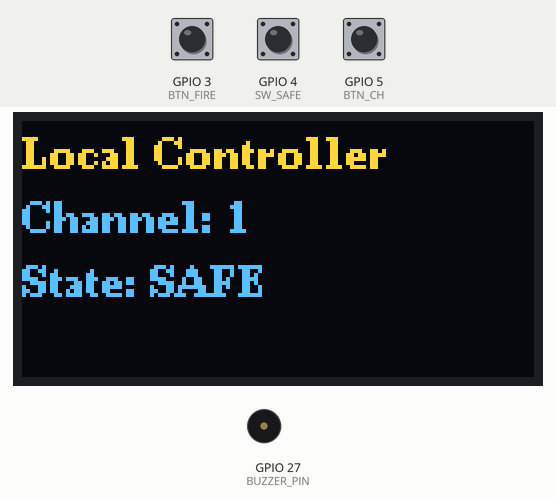
Simulated run of this sketch. Board: ESP32. Parts: 128×64 one-colour display, buzzer (waves = sounding, pin HIGH). The test bench sets the inputs (shaded band); at power-on: GPIO 4 (SW_SAFE) HIGH, GPIO 5 (BTN_CH) HIGH, GPIO 3 (BTN_FIRE) HIGH. The OLED is the two-colour kind (top 16 rows yellow); the modem accepts every AT command (registered, SIM ready, sends succeed) and sends nothing else; what the sketch prints to the serial monitor is not drawn.

Above: at 7.4 s.
7.5 s: GPIO 4 (SW_SAFE) pulled LOW for 0.15 s
At 7.62 s:
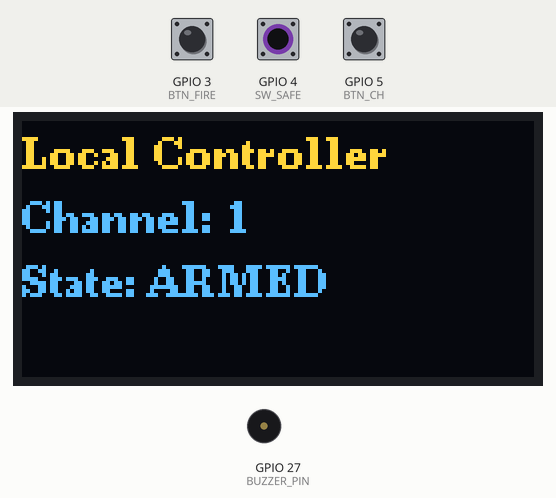
9.2 s: GPIO 5 (BTN_CH) pulled LOW for 0.15 s
At 10.1 s:
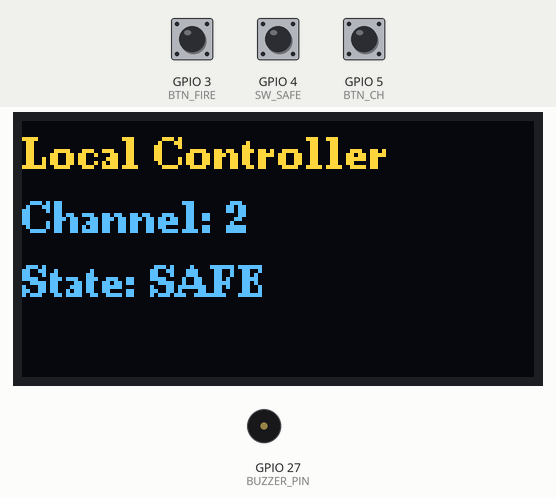
10.8 s: GPIO 5 (BTN_CH) pulled LOW for 1 s
13.3 s: GPIO 4 (SW_SAFE) pulled LOW for 1 s
At 14.1 s:
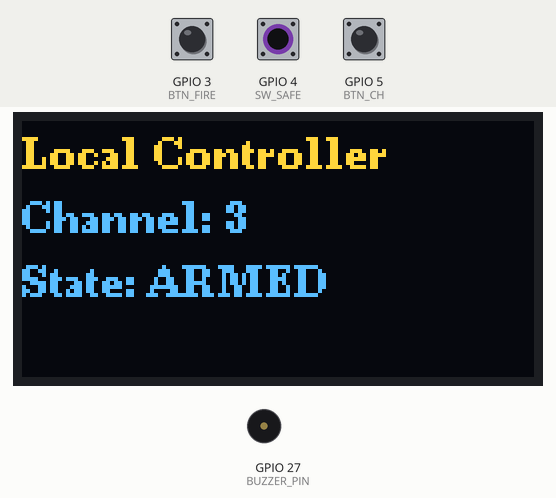
17.4 s: GPIO 4 (SW_SAFE) pulled LOW for 3.2 s
Timing chart, 0 to 20.4 s (numbered marks = the images above; inputs shaded):
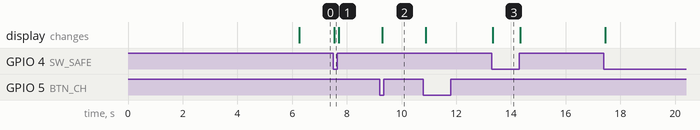

Measured:
- after the input at 7.5 s, the display: changes after 0.05 s (image 1)
- after the input at 9.2 s, the display: changes after 0.10 s (image 2)
- after the input at 13.3 s, the display: changes at once (image 3)

The sketch:

remote_ignitor_TX.ino
```cpp
#include <Wire.h>
#include <U8g2lib.h>

HardwareSerial loraSerial(2); // LoRa 模組使用 Serial Port 2
U8G2_SH1106_128X64_NONAME_F_HW_I2C u8g2(U8G2_R0, /* reset=*/ U8X8_PIN_NONE);

#define RX 16 // LoRa Rx
#define TX 17 // LoRa Tx

#define BTN_CH 5   // 切換通道按鈕
#define BTN_FIRE 3  // 點火按鈕
#define SW_SAFE 4   // 保險開關 (ON=允許點火, OFF=禁止點火)

#define BUZZER_PIN 27 // 蜂鳴器

int currentChannel = 1; // 當前通道

//按鈕去彈跳
unsigned long lastDebounceTime_CH = 0;   // 通道按鈕的計時器
unsigned long lastDebounceTime_FIRE = 0; // 點火按鈕的計時器
unsigned long debounceDelay = 50;        // 50毫秒的去彈跳延遲

//儲存按鈕的穩定
bool lastStableState_CH = HIGH;
bool lastStableState_FIRE = HIGH;

//儲存按鈕的當前原始讀取值
bool reading_CH;
bool reading_FIRE;

//儲存按鈕的上一次原始讀取值
bool lastReading_CH = HIGH;
bool lastReading_FIRE = HIGH;

void fire() {
  //點火前響五次
  for (int i = 5; i > 0; i--) {
    tone(BUZZER_PIN, 1000, 200);
    delay(800);
  }

  sendMessage("FIRE");

  //點火後持續響
  tone(BUZZER_PIN, 1000);
  delay(5000);
  noTone(BUZZER_PIN);

  u8g2.clearBuffer();
  u8g2.setFont(u8g2_font_ncenB08_tr);
  u8g2.drawStr(0, 60, "Fired");
  u8g2.sendBuffer();
}

void sendMessage(String msg) {
  String sendCmd = "AT+SEND=100," + String(msg.length()) + "," + msg;
  loraSerial.println(sendCmd);
  Serial.println("LoRa TX: " + sendCmd);
}

void setup() {
  Serial.begin(115200);
  u8g2.begin();
  loraSerial.begin(9600, SERIAL_8N1, RX, TX);

  pinMode(BTN_CH, INPUT_PULLUP);
  pinMode(BTN_FIRE, INPUT_PULLUP);
  pinMode(SW_SAFE, INPUT_PULLUP);

  pinMode(BUZZER_PIN, OUTPUT);
  digitalWrite(BUZZER_PIN, LOW);

  Serial.println("Starting LoRa Configuration...");

// --- LoRa 模組 AT 指令設定 ---
  loraSerial.println("AT+OPMODE=1");
  delay(500);
  loraSerial.println("AT+ADDRESS=1");
  delay(500);
  loraSerial.println("AT+BAND=923000000");
  delay(500);
  loraSerial.println("AT+PARAMETER=7,9,4,12");
  delay(500);

  // --- 檢查 LoRa 設定 ---
  loraSerial.println("AT+BAND?");
  delay(100);
  if (loraSerial.available()) {
    String resp = loraSerial.readString();
    Serial.print("Band Response: ");
    Serial.println(resp);
  }
  delay(1000);

  loraSerial.println("AT+ADDRESS?");
  delay(100);
  if (loraSerial.available()) {
    String resp = loraSerial.readString();
    Serial.print("Address Response: ");
    Serial.println(resp);
  }
  delay(1000);

  Serial.println("Setup Complete. Running...");
}

void loop() {
  // --- 讀取所有按鈕的「當前」原始狀態 ---
  reading_CH = digitalRead(BTN_CH);
  reading_FIRE = digitalRead(BTN_FIRE);
  bool safeState = digitalRead(SW_SAFE); // 安全開關(撥動開關)通常不需要去彈跳

  // 1. 檢查「原始讀數」是否改變 (這只會在剛按下或剛放開時觸發)
  if (reading_CH != lastReading_CH) {
    // 如果改變了 (無論是彈跳或真的按/放)，重置計時器
    lastDebounceTime_CH = millis();
  }

  // 2. 檢查狀態是否「穩定」超過 debounceDelay
  if ((millis() - lastDebounceTime_CH) > debounceDelay) {
    // 狀態已經穩定 50ms 了

    // 檢查這個「穩定的狀態」是否與「上次確認的穩定狀態」不同
    if (reading_CH != lastStableState_CH) {
      lastStableState_CH = reading_CH;

      if (lastStableState_CH == LOW) {
        // 執行切換通道動作
        currentChannel++;
        if (currentChannel > 4) currentChannel = 1;
        String msg = "CH" + String(currentChannel);
        sendMessage(msg);
        Serial.println("Channel Changed: " + String(currentChannel));
      }
    }
  }

  lastReading_CH = reading_CH;

  // 1. 檢查「原始讀數」是否改變
  if (reading_FIRE != lastReading_FIRE) {
    lastDebounceTime_FIRE = millis();
  }

  // 2. 檢查狀態是否「穩定」
  if ((millis() - lastDebounceTime_FIRE) > debounceDelay) {
    // 狀態穩定
    if (reading_FIRE != lastStableState_FIRE) {
      lastStableState_FIRE = reading_FIRE;
      if (lastStableState_FIRE == LOW) {
        // 檢查安全開關
        if (safeState == LOW) { // 狀態為 ARMED
          Serial.println("FIRE button pressed & ARMED. Firing!");
          fire();
        } else {
          Serial.println("FIRE button pressed, but system is SAFE.");
        }
      }
    }
  }

  lastReading_FIRE = reading_FIRE;

  u8g2.clearBuffer();
  u8g2.setFont(u8g2_font_ncenB08_tr);
  u8g2.drawStr(0, 12, "Local Controller");

  char chBuffer[20];
  sprintf(chBuffer, "Channel: %d", currentChannel);
  u8g2.drawStr(0, 28, chBuffer);

  u8g2.drawStr(0, 44, safeState ? "State: SAFE" : "State: ARMED");
  u8g2.sendBuffer();
}
```
